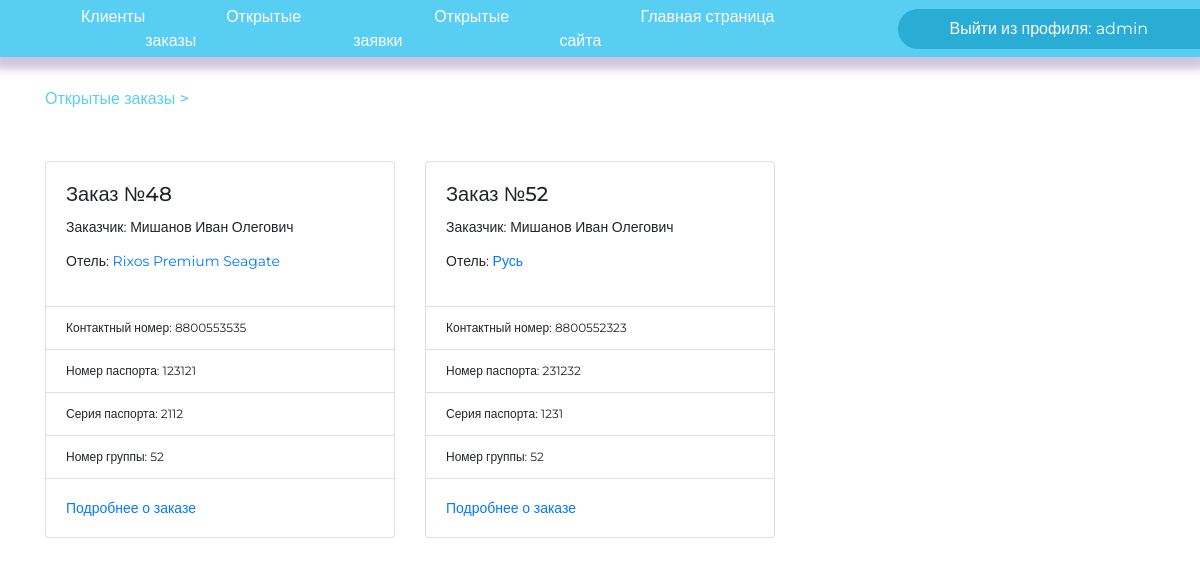
The page /agent/ (signed in) on the database as committed earlier.
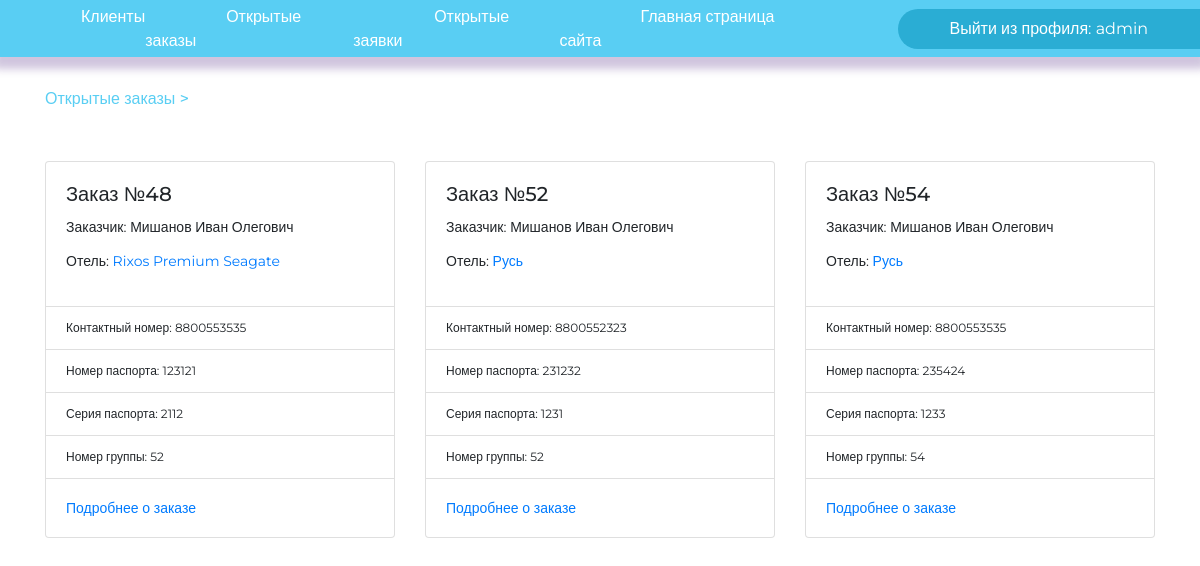
The same page on the database as committed later.
### djangoApp/models.py (models this page shows, shortened)
class Contract(models.Model):
    client_id = models.ForeignKey(Client, on_delete=models.CASCADE)
    hotel_id = models.ForeignKey(Hotel, on_delete=models.CASCADE)
    group_id = models.ForeignKey(
        GroupClient, on_delete=models.CASCADE, blank=True, null=True)
    sell_date = models.DateField(null=True, blank=True)
    start_date = models.DateField()
    end_date = models.DateField()
    contact_numberRegex = RegexValidator(regex=r'^((8|\+7)[\- ]?)?(\(?\d{3}\)?[\- ]?)?[\d\- ]{7,10}$',
                                         message="Номер телефона введен в неверном формате! Пример: +79261234567, 89261234567, 79261234567, 123-45-67 и т.п.")
    contact_number = models.CharField(
        max_length=13, validators=[contact_numberRegex])

class Client(models.Model):
    surname = models.CharField(max_length=30)
    name = models.CharField(max_length=30)
    patronymic = models.CharField(max_length=30)
    address = models.CharField(max_length=50)
    email = models.CharField(max_length=50)
    pass_and_serial = models.CharField(
        max_length=12, db_index=True, null=True, blank=True)
    numeric = RegexValidator(r'^[0-9+]', 'В этом поле разрешены только цифры')
    pass_number = models.CharField(max_length=6, validators=[
                                   MinLengthValidator(6, 'Длина номера паспорта 6 цифр'), numeric])
    pass_serial = models.CharField(max_length=4, validators=[
                                   MinLengthValidator(4, 'Длина серии паспорта 4 цифры'), numeric])

class Hotel(models.Model):
    country_id = models.ForeignKey(Country, on_delete=models.CASCADE)
    name = models.CharField(max_length=30)
    town = models.CharField(max_length=30)
    price = models.DecimalField(max_digits=20, decimal_places=2)
    wi_fi = models.CharField(
        choices=(('1', '1'), ('0', '0')), default=0, max_length=30)
    beach = models.CharField(
        choices=(('1', '1'), ('0', '0')), default=0, max_length=30)
    air_conditioning = models.CharField(
        choices=(('1', '1'), ('0', '0')), default=0, max_length=30)
    child = models.CharField(
        choices=(('1', '1'), ('0', '0')), default=0, max_length=30)
    bar = models.CharField(
        choices=(('1', '1'), ('0', '0')), default=0, max_length=30)
    desc = models.TextField(max_length=200)

class GroupClient(models.Model):
    client = models.ManyToManyField(Client, blank=True)

### djangoApp/views.py (the view)
# urls.py: path('agent/', Agent.as_view()),
class Agent(LoginRequiredMixin, ListView):
    redirect_field_name = None
    model = Contract
    template_name = 'agent.html'
    context_object_name = 'contracts'
    def get_queryset(self):
        if self.request.GET.get('id_client'): #Если был произведен поиск заказов связанных с клиентом
            clientId=self.request.GET.get('id_client')
            if GroupClient.objects.filter(client=clientId) or Contract.objects.filter(client_id=clientId).exists(): #Поиск связей в заказах и группах
                contractsGroup=Contract.objects.none()
                contractsClient=Contract.objects.none()
                if GroupClient.objects.filter(client=clientId).exists():
                    groups = GroupClient.objects.filter(client=clientId)
                    contractsGroup=Contract.objects.filter(group_id__in=[group.id for group in groups])
                if Contract.objects.filter(client_id=clientId).exists():
                    contractsClient=Contract.objects.filter(client_id=clientId)
                contractRes = contractsClient.union(contractsGroup)
                return contractRes
            else:
               messages.error(self.request, 'Связанные заказы не найдены')
               return Contract.objects.all()
        else:
            return Contract.objects.all() #Обычный сценарий отображения

### djangoApp/templates/agent.html (shortened to what this page needs)
{% extends 'secret_panel.html' %}
{% block  content %}
        <div class="row row-cols-2 row-cols-md-3 g-4">
            {% for contr in contracts %}
            {% include 'order_card.html' %}
            {% endfor %}
        </div>
{% endblock %}

### djangoApp/templates/order_card.html
{% block content %}
    <div class="col">
        <div class="card">
            <div class="card-body">
                <h5 class="card-title">Заказ №{{ contr.id }}</h5>
                <div class="card-text">
                    <p>Заказчик: {{ contr.client_id.surname }} {{ contr.client_id.name }} {{ contr.client_id.patronymic }}</p>
                    <p>Отель: <a href="#">{{ contr.hotel_id.name }}</a></p>
                </div>
            </div>
            <ul class="list-group list-group-flush">
                <li class="list-group-item">Контактный номер: {{ contr.contact_number }}</li>
                <li class="list-group-item">Номер паспорта: {{ contr.client_id.pass_number }}</li>
                <li class="list-group-item">Серия паспорта: {{ contr.client_id.pass_serial }}</li>
                <li class="list-group-item">Номер группы: {{ contr.group_id.id }}</li>
            </ul>
            <div class="card-body">
                <div class="row">
                    <div class="col">
                        <a href="contract/{{contr.id}}/" class="card-link">Подробнее о заказе</a>
                    </div>
                </div>
            </div>
        </div>
    </div>
{% endblock %}

Rows that differ between the two databases and show on the page:
added Contract: id "54", client_id.surname "Мишанов", client_id.name "Иван", client_id.patronymic "Олегович", hotel_id.name "Русь", contact_number "8800553535", client_id.pass_number "235424", client_id.pass_serial "1233", group_id.id "54"
